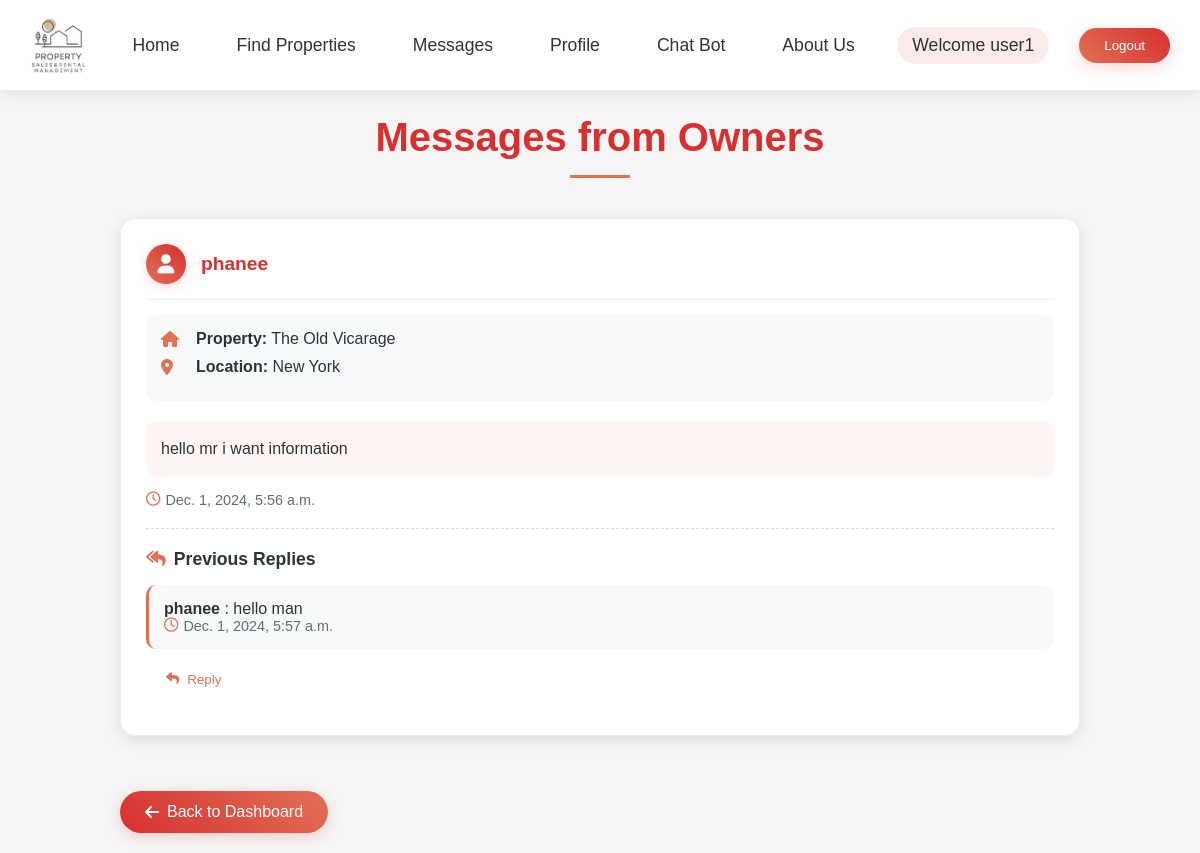
The app's page /messages/ (signed in), older data.
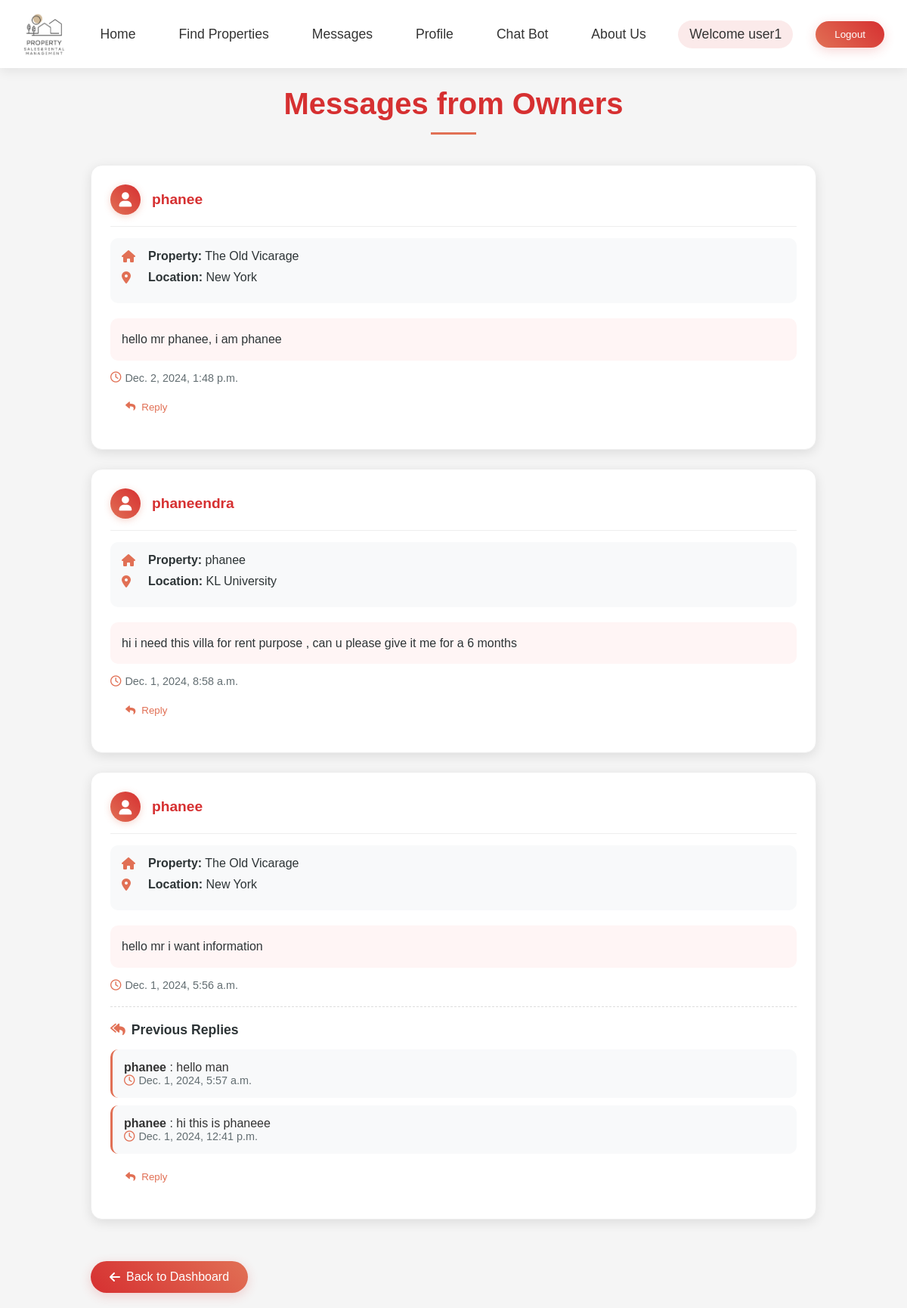
The same page, newer data.
### ownerapp/models.py (models this page shows, shortened)
class Message(models.Model):
    tenant = models.ForeignKey(User, on_delete=models.CASCADE, related_name='sent_messages')
    owner = models.ForeignKey(User, on_delete=models.CASCADE)
    property = models.ForeignKey('Property', on_delete=models.CASCADE, null=True, blank=True)
    content = models.TextField()
    timestamp = models.DateTimeField(auto_now_add=True)

class Property(models.Model):
    PROPERTY_TYPE_CHOICES = [
        ('Rent', 'Rent'),
        ('Sale', 'Sale'),
    ]
    title = models.CharField(max_length=200)
    image = models.ImageField(upload_to='property_images/')
    image_2 = models.ImageField(upload_to='property_images/', blank=True, null=True)
    image_3 = models.ImageField(upload_to='property_images/', blank=True, null=True)
    overview = models.TextField(max_length=100)
    location = models.CharField(max_length=200)
    address = models.TextField(max_length=300, blank=True, null=True)  # New address field
    property_type = models.CharField(max_length=10, choices=PROPERTY_TYPE_CHOICES, default='Rent')
    price = models.DecimalField(max_digits=10, decimal_places=2)
    description = models.TextField()
    size = models.PositiveIntegerField()  # Property size in square feet
    bedrooms = models.PositiveIntegerField()
    bathrooms = models.PositiveIntegerField()
    parking = models.CharField(max_length=20)  # Available / Not Available
    year_built = models.PositiveIntegerField()
    flooring_type = models.CharField(max_length=100)
    owner_name = models.CharField(max_length=100, default='Unknown Owner')
    email = models.EmailField()
    phone = models.CharField(max_length=15)
    occupancy_status = models.CharField(max_length=20, default='Available')
    owner = models.ForeignKey(User, on_delete=models.CASCADE, related_name='properties', default=1)

class Reply(models.Model):
    message = models.ForeignKey(Message, related_name='replies', on_delete=models.CASCADE)
    owner = models.ForeignKey(User, on_delete=models.CASCADE, null=True, blank=True)  # Owner replying
    tenant = models.ForeignKey(User, on_delete=models.CASCADE, null=True, blank=True, related_name='tenant_replies')  # Tenant replying
    content = models.TextField()
    timestamp = models.DateTimeField(auto_now_add=True)

### tenentapp/views.py (the view)
# urls.py: path('messages/', views.tenant_messages, name='tenant_messages'),
@login_required
def tenant_messages(request):
    tenant_messages = Message.objects.filter(tenant=request.user).order_by('-timestamp')  # assuming tenant is logged in
    return render(request, 'tenentapp/messages.html', {'tenant_messages': tenant_messages})

### templates/tenentApp/messages.html (shortened to what this page needs)
{% load static %}
<html lang="en">
<head>
    <link rel="stylesheet" href="https://cdnjs.cloudflare.com/ajax/libs/font-awesome/6.0.0/css/all.min.css">
    <link rel="stylesheet" href="{% static 'css/adminApp/homepage.css' %}">
</head>
<body>
    {% include 'Navbar/tenentNavBar.html' %}
    <div class="messages-container">
        <h1 class="messages-header">Messages from Owners</h1>
        {% if tenant_messages %}
            <div class="messages-list">
                {% for message in tenant_messages %}
                    <div class="message-card" data-index="{{ forloop.counter0 }}">
                        <div class="sender-info">
                            <div class="sender-avatar">
                                <i class="fas fa-user"></i>
                            </div>
                            <h5 class="sender-name">{{ message.owner.username }}</h5>
                        </div>
                        <div class="property-info">
                            <div class="info-item">
                                <i class="fas fa-home"></i>
                                <span><strong>Property:</strong> {{ message.property.title }}</span>
                            </div>
                            <div class="info-item">
                                <i class="fas fa-map-marker-alt"></i>
                                <span><strong>Location:</strong> {{ message.property.location }}</span>
                            </div>
                        </div>
                        <div class="message-content">
                            {{ message.content }}
                        </div>
                        <div class="timestamp">
                            <i class="far fa-clock"></i>
                            {{ message.timestamp }}
                        </div>
                        {% if message.replies.all %}
                            <div class="replies-section">
                                <h6 class="replies-header">
                                    <i class="fas fa-reply-all"></i>
                                    Previous Replies
                                </h6>
                                {% for reply in message.replies.all %}
                                    <div class="reply-item">
                                        <strong>
                                            {% if reply.owner %}
                                                {{ reply.owner.username }}
                                            {% elif reply.tenant %}
                                                {{ reply.tenant.username }}
                                            {% else %}
                                                Anonymous
                                            {% endif %}
                                        </strong>:
                                        {{ reply.content }}
                                        <div class="timestamp">
                                            <i class="far fa-clock"></i>
                                            {{ reply.timestamp }}
                                        </div>
                                    </div>
                                {% endfor %}
                            </div>
                        {% endif %}
                        <button class="reply-btn" onclick="toggleReplyForm({{ message.id }})">
                            <i class="fas fa-reply"></i>
                            Reply
                        </button>
                    </div>
                {% endfor %}
            </div>
        {% else %}
            <div class="no-messages">
                <i class="fas fa-inbox fa-3x"></i>
                <p>You have no messages at the moment.</p>
            </div>
        {% endif %}
        <a href="{% url 'tenentapp:tenenthomepage' %}" class="back-btn">
            <i class="fas fa-arrow-left"></i>
            Back to Dashboard
        </a>
    </div>
</body>
</html>

### templates/Navbar/tenentNavBar.html (shortened to what this page needs)
{% load static %}
<header>
    <div class="logo">
        <a href="{% url 'tenentapp:tenenthomepage' %}">
            <img src="{% static 'images/logo.png' %}" alt="PS6 Logo">
        </a>
    </div>
    <nav>
        <ul>
            <li><a href="{% url 'tenentapp:tenenthomepage' %}">Home</a></li>
            <li><a href="{% url 'tenentapp:property_list' %}">Find Properties</a></li>
            <li><a href="{% url 'tenentapp:tenant_messages' %}">Messages</a></li>
            <li><a href="{% url 'tenentapp:tenent_profile' %}">Profile</a></li>
            <li><a href="{% url 'tenentapp:chatbot_view' %}">Chat Bot</a></li>
            <li><a href="{% url 'tenentapp:about_us' %}">About Us</a></li>
        </ul>
    </nav>
    <div class="right-container">
        <div class="auth-buttons">
            {% if user.is_authenticated %}
                <span class="welcome-message">Welcome {{ user.username }}</span>
                <form action="{% url 'adminapp:logout_view' %}" method="POST" style="display:inline;">
                    <button type="submit" class="logout-btn">Logout</button>
                </form>
            {% endif %}
        </div>
    </div>
</header>

### static/css/adminApp/homepage.css (style rules this page uses)
* { margin: 0; padding: 0; box-sizing: border-box; }
body { font-family: 'Poppins', sans-serif; margin: 0; padding: 0; background-color: #f5f5f5; color: #333; }
header { background-color: #ffffff; color: #333; padding: 15px 30px; display: flex; justify-content: space-between; align-items: center; box-shadow: 0 4px 15px rgba(0, 0, 0, 0.08); position: relative; z-index: 1000; }
.logo img { max-width: 150px; max-height: 60px; transition: transform 0.3s ease; }
nav ul { list-style: none; margin: 0; padding: 0; display: flex; gap: 25px; }
nav ul li a { color: #333; text-decoration: none; font-size: 1.1rem; font-weight: 500; padding: 8px 16px; border-radius: 20px; transition: all 0.3s ease; position: relative; }
nav ul li a::after { content: ''; position: absolute; bottom: 0; left: 50%; width: 0; height: 2px; transition: all 0.3s ease; transform: translateX(-50%); }
.right-container { display: flex; align-items: center; gap: 25px; }
.auth-buttons { display: flex; align-items: center; gap: 15px; }
.welcome-message { margin-right: 15px; font-size: 1.1rem; font-weight: 500; color: #333; padding: 8px 15px; background-color: rgba(214, 48, 49, 0.1); border-radius: 20px; }
.logout-btn { background: linear-gradient(45deg, #e17055, #d63031); color: white; padding: 10px 25px; border: none; border-radius: 25px; cursor: pointer; font-weight: 500; transition: all 0.3s; box-shadow: 0 4px 15px rgba(214, 48, 49, 0.2); }

### templates/tenentApp/messages.html (style rules this page uses)
.messages-container { margin-top: 5px; padding: 20px; max-width: 1000px; margin-left: auto; margin-right: auto; }
.messages-header { text-align: center; color: #d63031; margin-bottom: 40px; position: relative; font-size: 2.5rem; font-weight: 600; }
.messages-header:after { content: ''; display: block; width: 60px; height: 3px; background: #e17055; margin: 15px auto; }
.message-card { background: #fff; border-radius: 15px; padding: 25px; margin-bottom: 25px; box-shadow: 0 4px 15px rgba(0, 0, 0, 0.1); transition: all 0.3s ease; border: 1px solid #eee; opacity: 0; transform: translateY(20px); }
.sender-info { display: flex; align-items: center; margin-bottom: 15px; padding-bottom: 15px; border-bottom: 1px solid #eee; }
.sender-avatar { width: 40px; height: 40px; background: linear-gradient(45deg, #e17055, #d63031); border-radius: 50%; display: flex; align-items: center; justify-content: center; color: white; margin-right: 15px; font-size: 1.2rem; box-shadow: 0 2px 10px rgba(225, 112, 85, 0.3); }
.sender-name { color: #d63031; font-size: 1.2rem; font-weight: 600; margin: 0; }
.property-info { background: #f8f9fa; padding: 15px; border-radius: 10px; margin-bottom: 20px; transition: all 0.3s ease; }
.info-item { display: flex; align-items: center; margin-bottom: 10px; color: #2d3436; }
.info-item i { width: 25px; color: #e17055; margin-right: 10px; }
.message-content { color: #2d3436; line-height: 1.6; padding: 15px; background: #fff5f5; border-radius: 10px; margin-bottom: 15px; transition: all 0.3s ease; }
.timestamp { color: #636e72; font-size: 0.9rem; display: flex; align-items: center; }
.timestamp i { margin-right: 5px; color: #e17055; }
.replies-section { margin-top: 20px; padding-top: 20px; border-top: 1px dashed #ddd; }
.replies-header { color: #2d3436; font-size: 1.1rem; margin-bottom: 15px; display: flex; align-items: center; }
.replies-header i { margin-right: 8px; color: #e17055; }
.reply-item { background: #f8f9fa; padding: 15px; border-radius: 10px; margin-bottom: 10px; transition: all 0.3s ease; border-left: 3px solid #e17055; }
.reply-btn { background: none; border: none; color: #e17055; padding: 8px 20px; cursor: pointer; font-weight: 500; display: flex; align-items: center; transition: all 0.3s ease; margin-top: 15px; }
.reply-btn i { margin-right: 8px; transition: transform 0.3s ease; }
.back-btn { display: inline-flex; align-items: center; padding: 12px 25px; background: linear-gradient(45deg, #d63031, #e17055); color: white; text-decoration: none; border-radius: 25px; margin-top: 30px; font-weight: 500; transition: all 0.3s ease; box-shadow: 0 4px 15px rgba(214, 48, 49, 0.2); }
.back-btn i { margin-right: 8px; }

Row changes from the older to the newer data that the page shows:
added Message: owner.username "phanee", property "The Old Vicarage", property.location "New York", content "hello mr phanee, i am phanee", timestamp "Dec. 2, 2024, 1:48 p.m."
added Message: owner.username "phaneendra", property "phanee", property.location "KL University", content "hi i need this villa for rent purpose , can u please give it me for a 6 months", timestamp "Dec. 1, 2024, 8:58 a.m."
added Reply: owner.username "phanee", content "hi this is phaneee", timestamp "Dec. 1, 2024, 12:41 p.m.", shown under Message "hello mr i want information"
